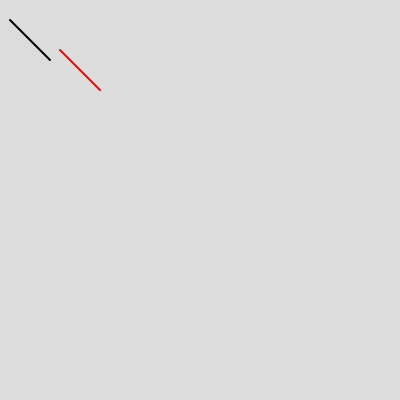
Frame 1 (no input)
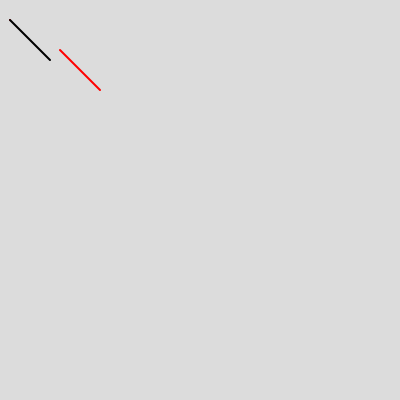
Frame 60 (no input)
Frame 120 (the mouse pressed at the canvas centre since frame 60): identical to frame 60, image omitted

The p5.js sketch that drew these frames (run headless with seeded random() and noise() and a simulated clock; from frame 60 on, the mouse is pressed at the canvas centre):

// p5.js sketch
// ── sketch.js
function setup() {
  createCanvas(400, 400);
}

function draw() {
  background(220);
  translation(10,20,50,60);
}

  tx = 50;
  ty = 30;
  t = [
    [1,0,tx],
    [0,1,ty],
    [0,0, 1],
  ];

function translation(x1, y1,x2,y2){
  x = 10;
  y = 20;
  point(x,y);
  strokeWeight(2);
  stroke('black');
  line(x1,y1,x2,y2);
  a = multiply(x1,y1);
  b = multiply(x2,y2);
  stroke('red');
  line(a[0],a[1],b[0],b[1]);
}

function multiply(x,y){
  p = [
    [x],
    [y],
    [1],
  ];
  product = new Array(p.length);
  for(i = 0; i<t.length; i++){
    product[i] = new Array(1);
    for(j = 0; j<1; j++){
      product[i][j] = 0;
      for(k = 0; k<t[0].length; k++){
        product[i][j] += t[i][k] * p[k];
      }
    }
  }
  
  return product;
}
